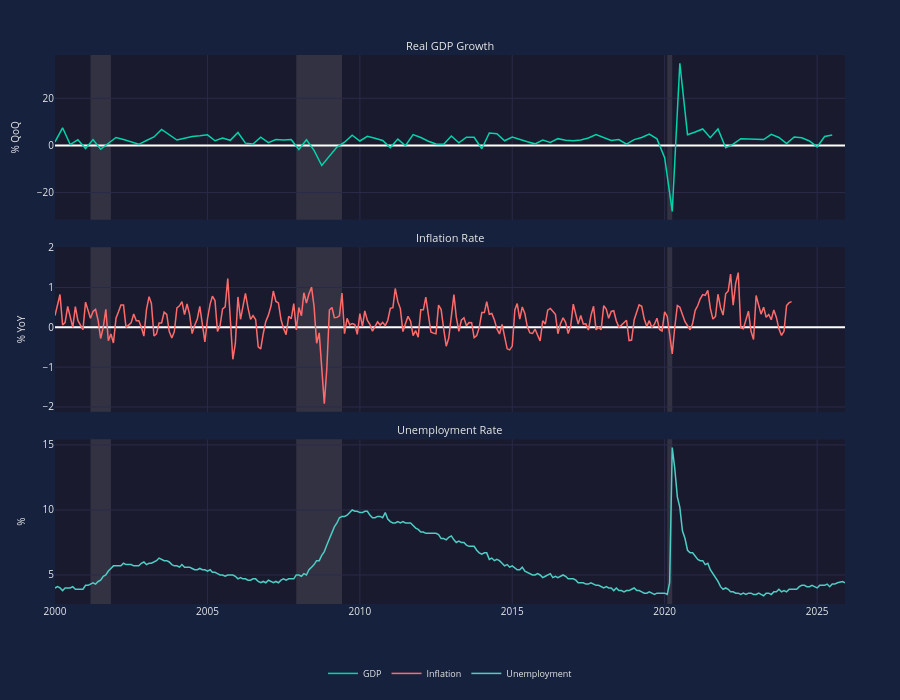

Here is the notebook cell this chart was saved with:
### Markdown cell above
## 2. Multi-Chart Layout

A dashboard with three synchronized charts showing GDP, Inflation, and Unemployment.

### Code cell
# Multi-chart layout with real economic data
gdp_chart = EconChart(
    Data(x=gdp_dates, y=gdp_values, name='GDP', color='teal'),
    title='Real GDP Growth',
    y_label='% QoQ',
    horizontal_line=0,
)

inflation_chart = EconChart(
    Data(x=inf_dates, y=inf_values, name='Inflation', color='coral'),
    title='Inflation Rate',
    y_label='% YoY',
    horizontal_line=2.0,  # Fed's 2% inflation target
)

unemployment_chart = EconChart(
    Data(x=unemp_dates, y=unemp_values, name='Unemployment', color='sky'),
    title='Unemployment Rate',
    y_label='%',
)

# Crosshair and recession shading are enabled by default
board = EconBoard(
    gdp_chart, inflation_chart, unemployment_chart,
    height=700,
    legend='bottom',
)
board.show()

### Figure 1 — Plotly figure (JSON) as saved in the notebook; plotly's stock layout.template omitted (floating-point values rounded to 4 significant figures; data arrays with more than 128 entries replaced by an {"elided": "..."} marker saying what was removed)
{"data": [{"line": {"color": "#00d4aa", "width": 1.5}, "name": "GDP", "showlegend": true, "type": "scatter", "visible": true, "x": ["2000-01-01T00:00:00", "2000-04-01T00:00:00", "2000-07-01T00:00:00", "2000-10-01T00:00:00", "2001-01-01T00:00:00", "2001-04-01T00:00:00", "2001-07-01T00:00:00", "2001-10-01T00:00:00", "2002-01-01T00:00:00", "2002-04-01T00:00:00", "2002-07-01T00:00:00", "2002-10-01T00:00:00", "2003-01-01T00:00:00", "2003-04-01T00:00:00", "2003-07-01T00:00:00", "2003-10-01T00:00:00", "2004-01-01T00:00:00", "2004-04-01T00:00:00", "2004-07-01T00:00:00", "2004-10-01T00:00:00", "2005-01-01T00:00:00", "2005-04-01T00:00:00", "2005-07-01T00:00:00", "2005-10-01T00:00:00", "2006-01-01T00:00:00", "2006-04-01T00:00:00", "2006-07-01T00:00:00", "2006-10-01T00:00:00", "2007-01-01T00:00:00", "2007-04-01T00:00:00", "2007-07-01T00:00:00", "2007-10-01T00:00:00", "2008-01-01T00:00:00", "2008-04-01T00:00:00", "2008-07-01T00:00:00", "2008-10-01T00:00:00", "2009-01-01T00:00:00", "2009-04-01T00:00:00", "2009-07-01T00:00:00", "2009-10-01T00:00:00", "2010-01-01T00:00:00", "2010-04-01T00:00:00", "2010-07-01T00:00:00", "2010-10-01T00:00:00", "2011-01-01T00:00:00", "2011-04-01T00:00:00", "2011-07-01T00:00:00", "2011-10-01T00:00:00", "2012-01-01T00:00:00", "2012-04-01T00:00:00", "2012-07-01T00:00:00", "2012-10-01T00:00:00", "2013-01-01T00:00:00", "2013-04-01T00:00:00", "2013-07-01T00:00:00", "2013-10-01T00:00:00", "2014-01-01T00:00:00", "2014-04-01T00:00:00", "2014-07-01T00:00:00", "2014-10-01T00:00:00", "2015-01-01T00:00:00", "2015-04-01T00:00:00", "2015-07-01T00:00:00", "2015-10-01T00:00:00", "2016-01-01T00:00:00", "2016-04-01T00:00:00", "2016-07-01T00:00:00", "2016-10-01T00:00:00", "2017-01-01T00:00:00", "2017-04-01T00:00:00", "2017-07-01T00:00:00", "2017-10-01T00:00:00", "2018-01-01T00:00:00", "2018-04-01T00:00:00", "2018-07-01T00:00:00", "2018-10-01T00:00:00", "2019-01-01T00:00:00", "2019-04-01T00:00:00", "2019-07-01T00:00:00", "2019-10-01T00:00:00", "2020-01-01T00:00:00", "2020-04-01T00:00:00", "2020-07-01T00:00:00", "2020-10-01T00:00:00", "2021-01-01T00:00:00", "2021-04-01T00:00:00", "2021-07-01T00:00:00", "2021-10-01T00:00:00", "2022-01-01T00:00:00", "2022-04-01T00:00:00", "2022-07-01T00:00:00", "2022-10-01T00:00:00", "2023-01-01T00:00:00", "2023-04-01T00:00:00", "2023-07-01T00:00:00", "2023-10-01T00:00:00", "2024-01-01T00:00:00", "2024-04-01T00:00:00", "2024-07-01T00:00:00", "2024-10-01T00:00:00", "2025-01-01T00:00:00", "2025-04-01T00:00:00", "2025-07-01T00:00:00"], "xaxis": "x3", "y": [1.5, 7.5, 0.4, 2.4, -1.3, 2.5, -1.6, 1.1, 3.4, 2.5, 1.6, 0.5, 2.1, 3.6, 6.8, 4.7, 2.3, 3.1, 3.8, 4.1, 4.5, 2, 3.2, 2.2, 5.5, 1, 0.6, 3.5, 1.2, 2.5, 2.3, 2.5, -1.7, 2.4, -2.1, -8.5, -4.5, -0.7, 1.4, 4.4, 1.9, 3.9, 3.1, 2.1, -0.9, 2.7, -0.1, 4.6, 3.4, 1.8, 0.6, 0.5, 4, 1.1, 3.5, 3.5, -1.4, 5.3, 5, 2, 3.6, 2.5, 1.6, 0.7, 2.3, 1.3, 2.9, 2.2, 2, 2.3, 3.2, 4.6, 3.3, 2.1, 2.5, 0.6, 2.5, 3.4, 4.8, 2.8, -5.2, -28, 34.9, 4.6, 5.7, 7, 3.3, 7, -1, 0.6, 2.9, 2.8, 2.9, 2.5, 4.7, 3.4, 0.8, 3.6, 3.3, 1.9, -0.6, 3.8, 4.4], "yaxis": "y"}, {"line": {"color": "#ff6b6b", "width": 1.5}, "name": "Inflation", "showlegend": true, "type": "scatter", "visible": true, "x": {"elided": "291 str values"}, "xaxis": "x3", "y": {"elided": "291 float values"}, "yaxis": "y2"}, {"line": {"color": "#4ecdc4", "width": 1.5}, "name": "Unemployment", "showlegend": true, "type": "scatter", "visible": true, "x": {"elided": "311 str values"}, "xaxis": "x3", "y": {"elided": "311 float values"}, "yaxis": "y3"}, {"hoverinfo": "skip", "marker": {"opacity": 0}, "mode": "markers", "showlegend": false, "type": "scatter", "x": ["2000-01-01T00:00:00", "2025-12-01T00:00:00"], "xaxis": "x3", "y": [0, 0], "yaxis": "y"}, {"hoverinfo": "skip", "marker": {"opacity": 0}, "mode": "markers", "showlegend": false, "type": "scatter", "x": ["2000-01-01T00:00:00", "2025-12-01T00:00:00"], "xaxis": "x3", "y": [0, 0], "yaxis": "y2"}], "layout": {"annotations": [{"font": {"color": "#e8e8e8", "size": 11}, "showarrow": false, "text": "Real GDP Growth", "x": 0.5, "xanchor": "center", "xref": "paper", "y": 1, "yanchor": "bottom", "yref": "paper"}, {"font": {"color": "#e8e8e8", "size": 11}, "showarrow": false, "text": "Inflation Rate", "x": 0.5, "xanchor": "center", "xref": "paper", "y": 0.65, "yanchor": "bottom", "yref": "paper"}, {"font": {"color": "#e8e8e8", "size": 11}, "showarrow": false, "text": "Unemployment Rate", "x": 0.5, "xanchor": "center", "xref": "paper", "y": 0.3, "yanchor": "bottom", "yref": "paper"}], "font": {"color": "#e8e8e8", "size": 10}, "height": 700, "hoverlabel": {"bgcolor": "#16213e", "font": {"color": "#e8e8e8", "size": 11}}, "hovermode": "x unified", "legend": {"bgcolor": "rgba(0,0,0,0)", "font": {"color": "#e8e8e8", "size": 9}, "orientation": "h", "x": 0.5, "xanchor": "center", "y": -0.1, "yanchor": "top"}, "margin": {"b": 35, "l": 55, "r": 55, "t": 55}, "paper_bgcolor": "#16213e", "plot_bgcolor": "#1a1a2e", "shapes": [{"line": {"color": "rgba(255, 255, 255, 0.3)", "dash": "dash", "width": 1}, "type": "line", "x0": 0, "x1": 1, "xref": "x3", "y0": 0, "y1": 0, "yref": "y"}, {"line": {"color": "rgba(255, 255, 255, 0.3)", "dash": "dash", "width": 1}, "type": "line", "x0": 0, "x1": 1, "xref": "x3", "y0": 2, "y1": 2, "yref": "y2"}, {"fillcolor": "#b8b8b8", "layer": "below", "line": {"width": 0}, "opacity": 0.15, "type": "rect", "x0": "2001-03-01T00:00:00", "x1": "2001-11-01T00:00:00", "xref": "x3", "y0": 0, "y1": 1, "yref": "y domain"}, {"fillcolor": "#b8b8b8", "layer": "below", "line": {"width": 0}, "opacity": 0.15, "type": "rect", "x0": "2001-03-01T00:00:00", "x1": "2001-11-01T00:00:00", "xref": "x3", "y0": 0, "y1": 1, "yref": "y2 domain"}, {"fillcolor": "#b8b8b8", "layer": "below", "line": {"width": 0}, "opacity": 0.15, "type": "rect", "x0": "2001-03-01T00:00:00", "x1": "2001-11-01T00:00:00", "xref": "x3", "y0": 0, "y1": 1, "yref": "y3 domain"}, {"fillcolor": "#b8b8b8", "layer": "below", "line": {"width": 0}, "opacity": 0.15, "type": "rect", "x0": "2007-12-01T00:00:00", "x1": "2009-06-01T00:00:00", "xref": "x3", "y0": 0, "y1": 1, "yref": "y domain"}, {"fillcolor": "#b8b8b8", "layer": "below", "line": {"width": 0}, "opacity": 0.15, "type": "rect", "x0": "2007-12-01T00:00:00", "x1": "2009-06-01T00:00:00", "xref": "x3", "y0": 0, "y1": 1, "yref": "y2 domain"}, {"fillcolor": "#b8b8b8", "layer": "below", "line": {"width": 0}, "opacity": 0.15, "type": "rect", "x0": "2007-12-01T00:00:00", "x1": "2009-06-01T00:00:00", "xref": "x3", "y0": 0, "y1": 1, "yref": "y3 domain"}, {"fillcolor": "#b8b8b8", "layer": "below", "line": {"width": 0}, "opacity": 0.15, "type": "rect", "x0": "2020-02-01T00:00:00", "x1": "2020-04-01T00:00:00", "xref": "x3", "y0": 0, "y1": 1, "yref": "y domain"}, {"fillcolor": "#b8b8b8", "layer": "below", "line": {"width": 0}, "opacity": 0.15, "type": "rect", "x0": "2020-02-01T00:00:00", "x1": "2020-04-01T00:00:00", "xref": "x3", "y0": 0, "y1": 1, "yref": "y2 domain"}, {"fillcolor": "#b8b8b8", "layer": "below", "line": {"width": 0}, "opacity": 0.15, "type": "rect", "x0": "2020-02-01T00:00:00", "x1": "2020-04-01T00:00:00", "xref": "x3", "y0": 0, "y1": 1, "yref": "y3 domain"}], "xaxis": {"anchor": "y", "domain": [0, 1], "gridcolor": "#2a2a4a", "matches": "x3", "range": ["2000-01-01T00:00:00", "2025-12-01T00:00:00"], "showspikes": true, "showticklabels": false, "spikecolor": "rgba(255, 255, 255, 0.5)", "spikedash": "dot", "spikemode": "across", "spikesnap": "cursor", "spikethickness": 1}, "xaxis2": {"anchor": "y2", "domain": [0, 1], "gridcolor": "#2a2a4a", "matches": "x3", "range": ["2000-01-01T00:00:00", "2025-12-01T00:00:00"], "showspikes": true, "showticklabels": false, "spikecolor": "rgba(255, 255, 255, 0.5)", "spikedash": "dot", "spikemode": "across", "spikesnap": "cursor", "spikethickness": 1}, "xaxis3": {"anchor": "y3", "domain": [0, 1], "gridcolor": "#2a2a4a", "range": ["2000-01-01T00:00:00", "2025-12-01T00:00:00"], "showspikes": true, "spikecolor": "rgba(255, 255, 255, 0.5)", "spikedash": "dot", "spikemode": "across", "spikesnap": "cursor", "spikethickness": 1}, "yaxis": {"anchor": "x", "domain": [0.7, 1], "gridcolor": "#2a2a4a", "title": {"font": {"color": "#e8e8e8", "size": 10}, "text": "% QoQ"}, "type": "linear"}, "yaxis2": {"anchor": "x2", "domain": [0.35, 0.65], "gridcolor": "#2a2a4a", "title": {"font": {"color": "#e8e8e8", "size": 10}, "text": "% YoY"}, "type": "linear"}, "yaxis3": {"anchor": "x3", "domain": [0, 0.3], "gridcolor": "#2a2a4a", "title": {"font": {"color": "#e8e8e8", "size": 10}, "text": "%"}, "type": "linear"}}}
